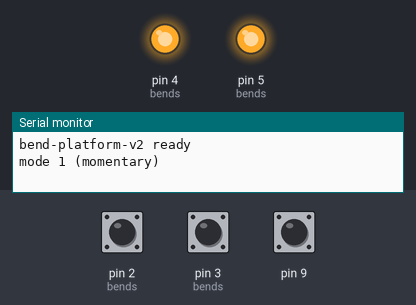
A sketch run on a simulated Arduino Uno, built with avr-gcc and run on an emulated ATmega328P. Shown: output pins drawn as LEDs (lit = HIGH), the last lines printed to the serial monitor. Dashed ring = blinking. The test bench sets the inputs (shaded band); at power-on: pin 2 (bends) HIGH, pin 3 (bends) HIGH, pin 9 HIGH. Pins used as bus, display or sensor lines are not drawn.

Above: at 1.2 s.
1.3 s: pin 2 (bends) pulled LOW for 0.15 s
At 1.42 s:
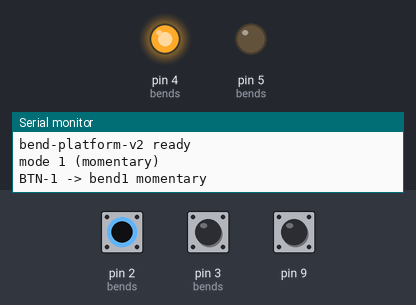
2.9 s: pin 3 (bends) pulled LOW for 0.15 s
At 3.02 s:
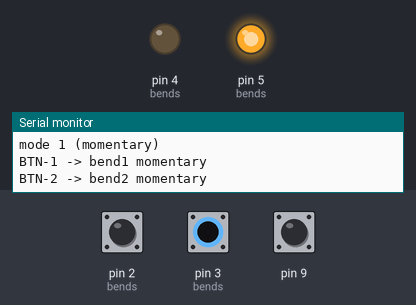
4.6 s: pin 9 pulled LOW for 0.15 s
6.2 s: pin 2 (bends) pulled LOW for 1 s
At 6.44 s:
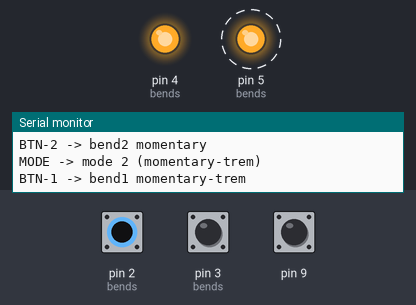
9.2 s: pin 9 pulled LOW for 1 s
11.7 s: pin 3 (bends) pulled LOW for 1 s
At 13.1 s:
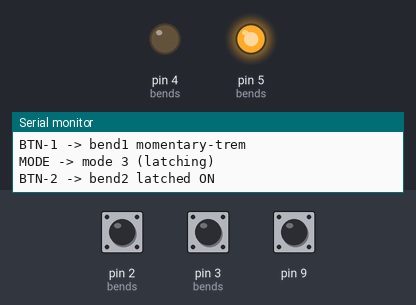
Timing chart, 0 to 14.7 s (numbered marks = the images above; inputs shaded):
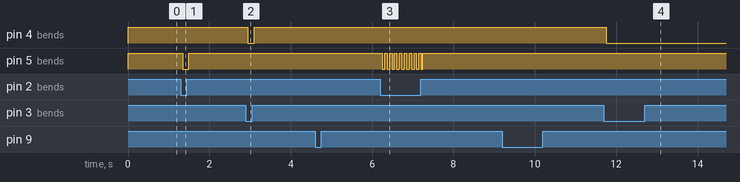

The sketch:

bend-platform-v2.ino
```cpp
// Bend Platform v2
// Adds footswitches to a guitar fuzz/distortion that open & close circuit "bends"
// in a musical way, from a Seeeduino XIAO SAMD21 on the Bend Platform v2 PCB.
//
// 3 buttons:     MODE (cycles the bend behavior) + 2 bend buttons.
// 3 MOSFETs:     Q1 interrupts the pedal's main LED; Q2 & Q3 drive the CD4066 switches
//                that open/close the two circuit bends.
//
// Mode indication is on the pedal's main LED via Q1 (the "4LED rail"): pressing MODE
// blinks it the mode number (1..4) as brief dark pulses against its normally-on state.
//
// Bend modes cycled by MODE:
//   1 momentary       - bend engaged while the button is held
//   2 momentary-trem  - bend stutters while the button is held
//   3 latching        - press toggles the bend on/off
//   4 latching-trem   - press toggles a stuttering bend on/off

// ---------- pins (per manufactured PCB) ----------
const uint8_t PEDAL_LED = 1;   // Q1/INTRPT gate (D1) - pedal main LED, rest HIGH (on), blinked for mode
const uint8_t MODE_BTN  = 9;   // D9

// Bend gate polarity. v2: gate HIGH -> AO3400A pulls the CD4066 control low -> bend OPEN,
// so the bends are active-LOW. Set BOARD_V2 0 for the v1 board (2N7000 directly across the bend).
#define BOARD_V2 1
#if BOARD_V2
const uint8_t BEND_ON = LOW,  BEND_OFF = HIGH;
#else
const uint8_t BEND_ON = HIGH, BEND_OFF = LOW;
#endif

// ---------- tunables ----------
const unsigned long DEBOUNCE_MS   = 50;
const unsigned long BLINK_DARK_MS = 500;  // pedal LED dark time per mode-blink (the visible pulse)
const unsigned long BLINK_GAP_MS  = 500;  // gap (LED back on) between blinks
const unsigned long TREM_MS       = 60;   // momentary-tremolo interval
const unsigned long LATCH_TREM_MS = 100;  // latching-tremolo interval
const int NUM_MODES = 4;

#define LOG 1                             // 1 = print an event log over Serial @ 9600
#define T1_TEST 0                         // 1 = ignore normal op, just toggle T1 1s on/1s off
                                          //     to watch the pedal LED interrupt. Set 0 when done.
const char* MODE_NAMES[] = { "", "momentary", "momentary-trem", "latching", "latching-trem" };

// ---------- types (all structs before any function; Arduino prototypes need them) ----------
struct Button {              // debounced button, shared by all 3 buttons
  uint8_t pin;
  int lastRead;
  unsigned long lastChange;
  bool down;                 // debounced level: true = pressed
};

struct Bend {               // one circuit bend: button + transistor + latch/tremolo state
  Button button;
  uint8_t sw;                // transistor gate pin (OUTPUT)
  bool latched;              // latching modes
  bool tremPhase;            // tremolo square-wave phase
  unsigned long lastTrem;
};

// ---------- state ----------
Bend bends[2] = {
  { { 2, HIGH, 0, false }, 5, false, false, 0 },  // BTN-1 (D2) -> Q3 (D5) -> CD4066 A -> BND-1  bend1
  { { 3, HIGH, 0, false }, 4, false, false, 0 },  // BTN-2 (D3) -> Q2 (D4) -> CD4066 B -> BND-2  bend2
};

Button modeBtn = { MODE_BTN, HIGH, 0, false };
int mode = 1;

// mode indicator: blink the pedal LED (T1) N times = mode number.
// T1 rests HIGH (LED on); each blink is a dark pulse (T1 LOW). Non-blocking.
int blinkRemaining = 0;      // dark pulses still to emit
bool blinkDark = false;      // true while the LED is being held dark
unsigned long blinkStamp = 0;

// ---------- shared helpers ----------
// returns true once per debounced press (HIGH->LOW edge); also refreshes b.down
bool pressed(Button &b) {
  int r = digitalRead(b.pin);
  if (r != b.lastRead) { b.lastRead = r; b.lastChange = millis(); }
  bool edge = false;
  if (millis() - b.lastChange > DEBOUNCE_MS) {
    bool nowDown = (r == LOW);           // INPUT_PULLUP: LOW = pressed
    if (nowDown && !b.down) edge = true;
    b.down = nowDown;
  }
  return edge;
}

bool elapsed(unsigned long &since, unsigned long interval) {
  if (millis() - since >= interval) { since = millis(); return true; }
  return false;
}

void setSwitch(Bend &b, bool on) {
  digitalWrite(b.sw, on ? BEND_ON : BEND_OFF);
}

void tremolo(Bend &b, unsigned long interval) {
  if (elapsed(b.lastTrem, interval)) b.tremPhase = !b.tremPhase;
  setSwitch(b, b.tremPhase);
}

// ---------- mode-indicator blink (pedal LED / T1: HIGH = on, LOW = dark pulse) ----------
void startModeBlink(int count) {
  blinkRemaining = count;
  blinkDark = true;
  blinkStamp = millis();
  digitalWrite(PEDAL_LED, LOW);          // begin first dark pulse (LED off)
}

// advance the blink sequence without blocking; leaves the LED back ON when done
void serviceModeBlink() {
  if (!blinkDark && blinkRemaining == 0) return;   // idle
  if (blinkDark) {
    if (millis() - blinkStamp >= BLINK_DARK_MS) {
      digitalWrite(PEDAL_LED, HIGH);              // LED back on -> gap
      blinkDark = false;
      blinkStamp = millis();
      blinkRemaining--;
    }
  } else if (blinkRemaining > 0) {
    if (millis() - blinkStamp >= BLINK_GAP_MS) {
      digitalWrite(PEDAL_LED, LOW);               // next dark pulse
      blinkDark = true;
      blinkStamp = millis();
    }
  }
}

// ---------- bend + mode servicing ----------
void serviceBend(Bend &b, int idx) {
  bool justPressed = pressed(b.button);

  switch (mode) {
    case 1: setSwitch(b, b.button.down); break;                                 // momentary
    case 2: b.button.down ? tremolo(b, TREM_MS) : setSwitch(b, false); break;   // momentary-trem
    case 3: if (justPressed) b.latched = !b.latched;                            // latching
            setSwitch(b, b.latched); break;
    case 4: if (justPressed) b.latched = !b.latched;                            // latching-trem
            b.latched ? tremolo(b, LATCH_TREM_MS) : setSwitch(b, false); break;
  }

#if LOG
  if (justPressed) {
    Serial.print("BTN-"); Serial.print(idx + 1);
    Serial.print(" -> bend"); Serial.print(idx + 1);
    if (mode == 3 || mode == 4) Serial.println(b.latched ? " latched ON" : " latched OFF");
    else { Serial.print(' '); Serial.println(MODE_NAMES[mode]); }
  }
#endif
}

void serviceMode() {
  if (pressed(modeBtn)) {
    mode = (mode % NUM_MODES) + 1;   // cycle 1..4
    startModeBlink(mode);            // blink the pedal LED `mode` times
#if LOG
    Serial.print("MODE -> mode "); Serial.print(mode);
    Serial.print(" ("); Serial.print(MODE_NAMES[mode]); Serial.println(")");
#endif
  }
}

// Q1 interrupt test (T1_TEST): toggle the pedal LED gate (D1) slowly so the interrupt is obvious.
void t1BlinkTest() {
  static unsigned long last = 0;
  static bool on = true;
  if (millis() - last >= 1000) {
    last = millis();
    on = !on;
    digitalWrite(PEDAL_LED, on ? HIGH : LOW);
#if LOG
    Serial.println(on ? "T1 HIGH -> LED on" : "T1 LOW  -> LED should go DARK");
#endif
  }
}

// ---------- setup / loop ----------
void setup() {
  // Gates first: no external pull-downs, so they float until configured here.
  // Set the level before switching to OUTPUT so the pin never drives the wrong state.
  for (int i = 0; i < 2; i++) {
    digitalWrite(bends[i].sw, BEND_OFF);
    pinMode(bends[i].sw, OUTPUT);
  }
  digitalWrite(PEDAL_LED, HIGH);   // ground leg closed -> pedal's LED works normally
  pinMode(PEDAL_LED, OUTPUT);

  Serial.begin(9600);

  for (int i = 0; i < 2; i++) pinMode(bends[i].button.pin, INPUT_PULLUP);
  pinMode(modeBtn.pin, INPUT_PULLUP);

#if LOG
  Serial.println("bend-platform-v2 ready");
  Serial.print("mode 1 ("); Serial.print(MODE_NAMES[1]); Serial.println(")");
#endif

  startModeBlink(mode);            // blink current mode once at boot
}

void loop() {
#if T1_TEST
  t1BlinkTest();   // watch the pedal LED interrupt; set T1_TEST 0 for normal operation
  return;
#endif

  serviceBend(bends[0], 0);
  serviceBend(bends[1], 1);
  serviceMode();
  serviceModeBlink();
}
```

Measured:
- after the input at 1.3 s, pin 5 (bends): HIGH → LOW after 0.05 s, → HIGH 0.15 s later
- after the input at 2.9 s, pin 4 (bends): HIGH → LOW after 0.05 s, → HIGH 0.15 s later
- after the input at 6.2 s, pin 5 (bends): alternates HIGH for 0.06 s and LOW for 0.06 s, 18 changes in all, then stays HIGH, starting after 0.05 s
- after the input at 11.7 s, pin 4 (bends): HIGH → LOW after 0.05 s
